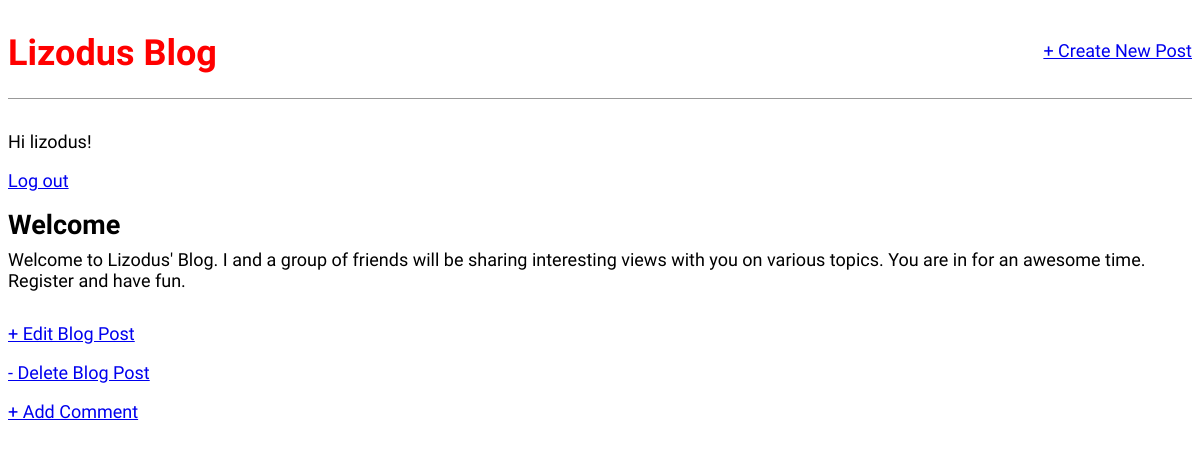
The app's page /post/1/ (signed in) with its own data.
### blog/models.py (models this page shows, shortened)
class Post(models.Model):
  title = models.CharField(max_length=200)
  author = models.ForeignKey('auth.User', on_delete=models.CASCADE,)
  body = models.TextField()

### blog/views.py (the view)
# urls.py: path('post/<int:pk>/', BlogDetailView.as_view(), name='post_detail'),
class BlogDetailView(LoginRequiredMixin, DetailView):
  model = Post
  template_name = 'post_detail.html'

### templates/post_detail.html
{% extends 'base.html' %}
{% block content %}
<div class="post-entry">
  <h2>{{ post.title }}</h2>
  <p>{{ post.body }}</p>
</div>
<p><a href="{% url 'post_edit' post.pk %}">+ Edit Blog Post</a></p>
<p><a href="{% url 'post_delete' post.pk %}">- Delete Blog Post</a></p>
<p><a href="{% url 'post_edit' post.pk %}">+ Add Comment</a></p>
{% endblock %}

### templates/base.html (shortened to what this page needs)
{% load static %}
<!DOCTYPE html>
<html lang="en">
  <head>
    <link rel="stylesheet" href="{% static 'css/base.css' %}" />
  </head>
  <body>
    <header>
      <div class="nav-left">
        <h1><a href="{% url 'home' %}">Lizodus Blog</a></h1>
      </div>
      <div class="nav-right">
        <a href="{% url 'post_new' %}">+ Create New Post</a>
      </div>
    </header>
    {% if user.is_authenticated %}
    <p>Hi {{ user.username }}!</p>
    <p><a href="{% url 'logout' %}">Log out</a></p>
    {% endif %} {% block content %} {% endblock content %}
  </body>
</html>

### static/css/base.css (style rules this page uses)
body { font-family: 'Source Sans Pro', sans-serif; font-size: 18px; }
header { border-bottom: 1px solid #999; margin-bottom: 2rem; display: flex; }
header h1 a { color: red; text-decoration: none; }
.nav-left { margin-right: auto; }
.nav-right { display: flex; padding-top: 2rem; }
.post-entry { margin-bottom: 2rem; }
.post-entry h2 { margin: 0.5rem 0; }
.post-entry p { margin: 0; font-weight: 400; }

### records on screen
Post: title "Welcome", body "Welcome to Lizodus' Blog. I and a group of friends will be sharing interesting views with you on various topics. You are in for an awesome time. Register and have fun."

### other values on screen
{{ user.username }} "lizodus"
